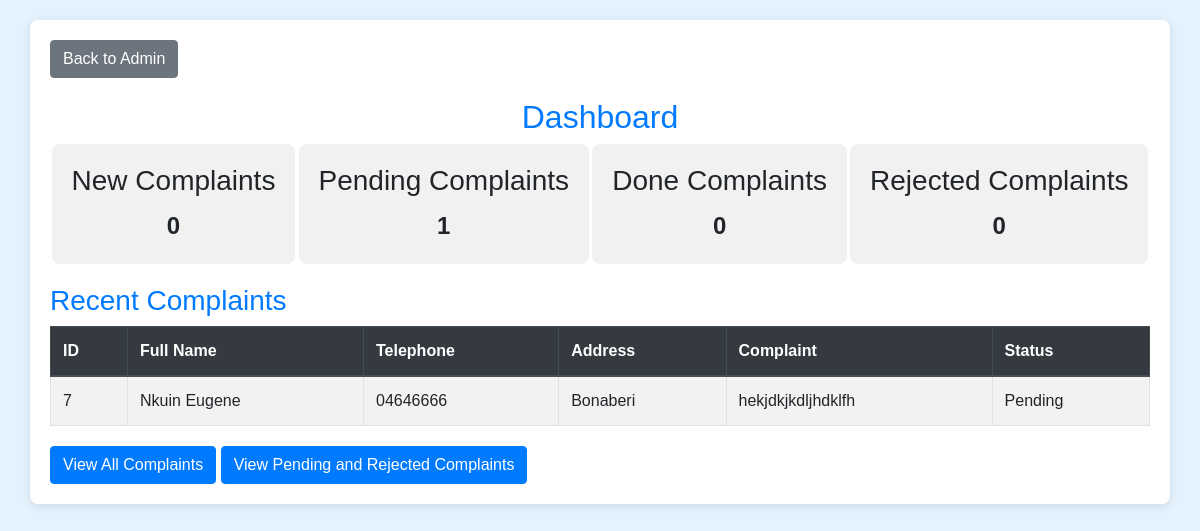
/manager.php, run on the app's committed database.
### tables this page shows
CREATE TABLE `complain` (
  `id` int(11) NOT NULL,
  `fullname` varchar(120) NOT NULL,
  `telephone` varchar(120) NOT NULL,
  `address` varchar(120) NOT NULL,
  `complain` varchar(300) NOT NULL,
  `status` varchar(120) NOT NULL
);

### manager.php (the view, shortened to what this page needs)
<?php
include 'connect.php';
$sql_count = "SELECT
                SUM(status = 'New') AS new_count,
                SUM(status = 'pending') AS pending_count,
                SUM(status = 'done') AS done_count,
                SUM(status = 'rejected') AS rejected_count
              FROM complain";
$count_result = $conn->query($sql_count);
$count_data = $count_result->fetch_assoc();
$sql_recent = "SELECT * FROM complain ORDER BY id DESC LIMIT 5";
$recent_result = $conn->query($sql_recent);
?>
<!DOCTYPE html>
<html lang="en">
<head>
    <link rel="stylesheet" href="https://stackpath.bootstrapcdn.com/bootstrap/4.5.2/css/bootstrap.min.css">
</head>
<body>
<div class="container">
    <a href="admin.php" class="btn btn-secondary back-button">Back to Admin</a>
    <h2 class="text-center text-primary">Dashboard</h2>
    <div class="stats">
        <div class="stat">
            <h3>New Complaints</h3>
            <span><?php echo $count_data['new_count']; ?></span>
        </div>
        <div class="stat">
            <h3>Pending Complaints</h3>
            <span><?php echo $count_data['pending_count']; ?></span>
        </div>
        <div class="stat">
            <h3>Done Complaints</h3>
            <span><?php echo $count_data['done_count']; ?></span>
        </div>
        <div class="stat">
            <h3>Rejected Complaints</h3>
            <span><?php echo $count_data['rejected_count']; ?></span>
        </div>
    </div>
    <div class="table-container">
        <h3 class="text-primary">Recent Complaints</h3>
        <table class="table table-bordered table-striped">
            <thead class="thead-dark">
                <tr>
                    <th>ID</th>
                    <th>Full Name</th>
                    <th>Telephone</th>
                    <th>Address</th>
                    <th>Complaint</th>
                    <th>Status</th>
                </tr>
            </thead>
            <tbody>
                <?php
                if ($recent_result->num_rows > 0) {
                    while ($row = $recent_result->fetch_assoc()) {
                        echo "<tr>
                                <td>{$row['id']}</td>
                                <td>{$row['fullname']}</td>
                                <td>{$row['telephone']}</td>
                                <td>{$row['address']}</td>
                                <td>{$row['complain']}</td>
                                <td>{$row['status']}</td>
                              </tr>";
                    }
                } else {
                    echo "<tr><td colspan='6' class='text-center'>No recent complaints found</td></tr>";
                }
                ?>
            </tbody>
        </table>
    </div>
    <div class="links">
        <a href="complain.php" class="btn btn-primary">View All Complaints</a>
        <a href="leader.php" class="btn btn-primary">View Pending and Rejected Complaints</a>
    </div>
</div>
</body>
</html>

### manager.php (style rules this page uses)
body { font-family: Arial, sans-serif; background-color: #e3f2fd; padding: 20px; }
.container { background: white; padding: 20px; border-radius: 8px; box-shadow: 0 2px 10px rgba(0,0,0,0.1); }
.stats { display: flex; justify-content: space-around; margin-bottom: 20px; }
.stat { text-align: center; padding: 20px; border-radius: 8px; background-color: #f1f1f1; }
.stat h3 { margin-bottom: 10px; }
.stat span { font-size: 1.5rem; font-weight: bold; }
.table-container { margin-bottom: 20px; }
.back-button { margin-bottom: 20px; }

### data on the page
complain: id "7", fullname "Nkuin Eugene", telephone "04646666", address "Bonaberi", complain "hekjdkjkdljhdklfh", status "Pending"

### other printed values
$count_data['new_count'] "0"
$count_data['pending_count'] "1"
$count_data['done_count'] "0"
$count_data['rejected_count'] "0"
